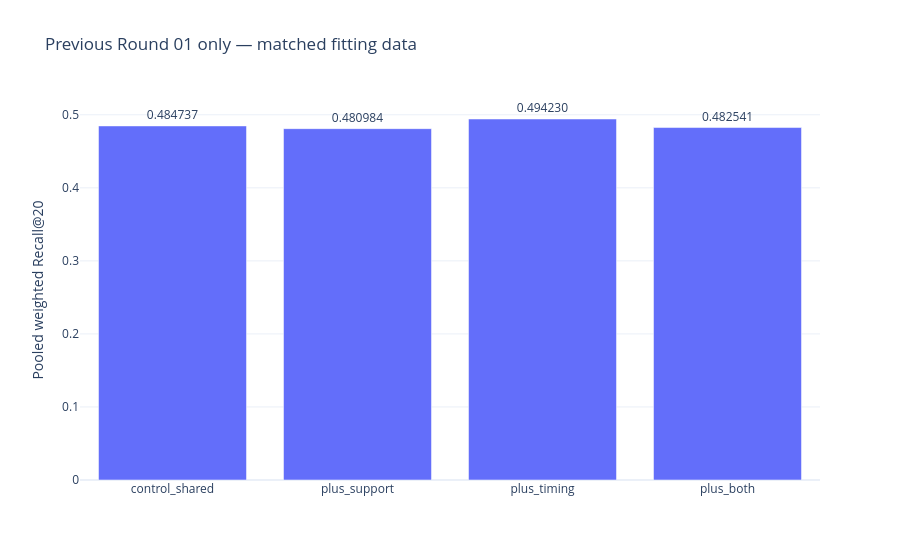

Here is the notebook cell this chart was saved with:
### Markdown cell above
## Previous pilot: timing helped; support did not

The four previous models were scored on the same validation sessions. The combined 48-feature primary hypothesis failed. Timing-only is now a **separately preregistered replication hypothesis**, not a promoted feature block.

### Code cell
names=['control_shared','plus_support','plus_timing','plus_both']
fig=go.Figure(go.Bar(x=names,y=[reference['prior_arms'][n]['weighted_recall_at_20'] for n in names],text=[f"{reference['prior_arms'][n]['weighted_recall_at_20']:.6f}" for n in names],textposition='outside'))
fig.update_layout(title='Previous Round 01 only — matched fitting data',template='plotly_white',yaxis_title='Pooled weighted Recall@20')
show(fig)

### Figure 1 — Plotly figure (JSON) as saved in the notebook; plotly's stock layout.template omitted (floating-point values rounded to 4 significant figures)
{"data": [{"text": ["0.484737", "0.480984", "0.494230", "0.482541"], "textposition": "outside", "type": "bar", "x": ["control_shared", "plus_support", "plus_timing", "plus_both"], "y": [0.4847, 0.481, 0.4942, 0.4825]}], "layout": {"title": {"text": "Previous Round 01 only — matched fitting data"}, "yaxis": {"title": {"text": "Pooled weighted Recall@20"}}}}
